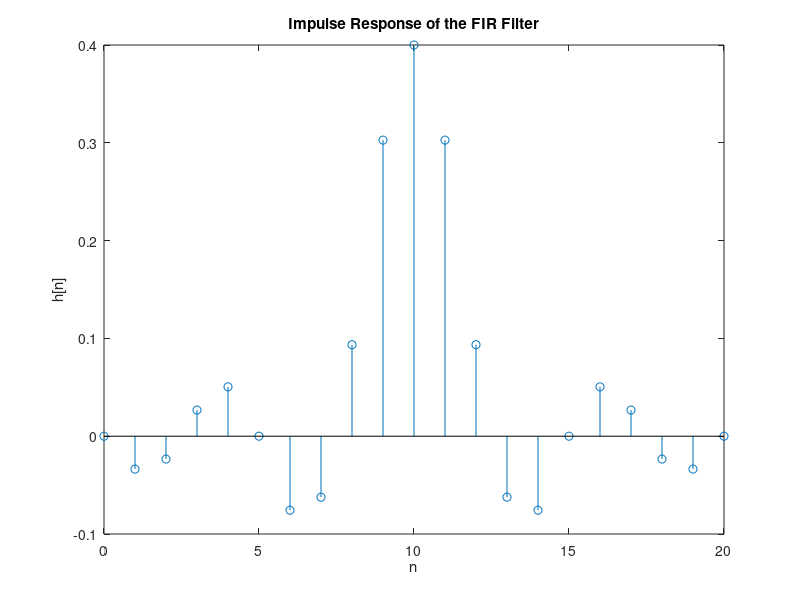
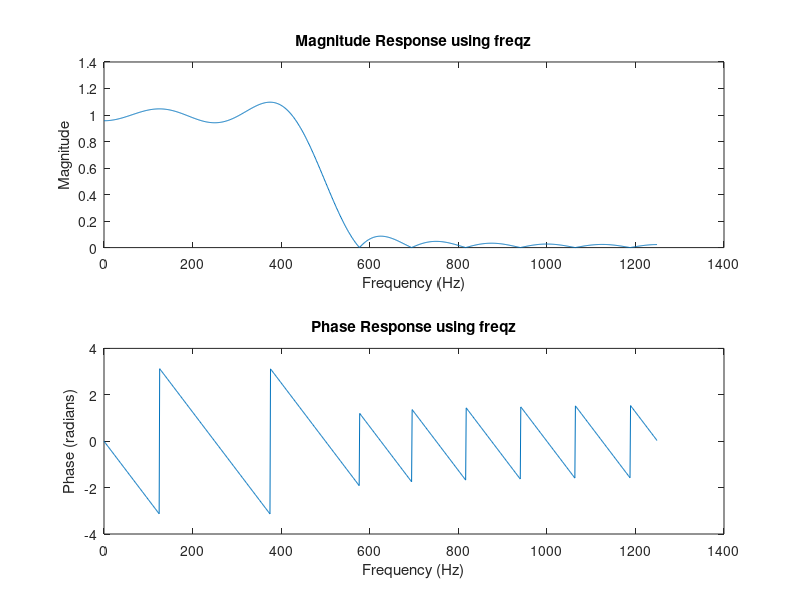
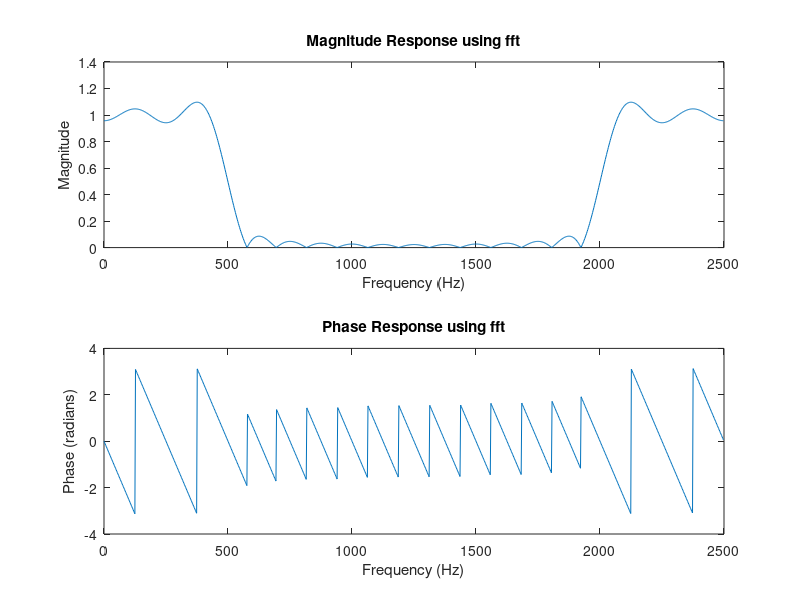

These figures' MATLAB source, in order:
% Filter specifications
fs = 2500; % Sampling frequency
fp = 500; % Passband frequency
N = 21; % Filter length

% Calculate the ideal low-pass filter (sinc function)
M = N - 1; % Filter order
wc = 2 * pi * fp / fs; % Cutoff frequency in radians
n = 0:M;
hd = (sin(wc * (n - M/2))) ./ (pi * (n - M/2));
hd(M/2 + 1) = wc / pi; % Handle the case where n = M/2

% Apply rectangular window
h = hd; % Since we are using rectangular window, h = hd

% Plot the impulse response
figure;
stem(n, h);
title('Impulse Response of the FIR Filter');
xlabel('n');
ylabel('h[n]');

% Using freqz to plot magnitude and phase response
% [H, f] = freqz(h, 1, 1024, fs); % Calculate frequency response
[H, w] = freqz(h, 1, 1024);
% Convert angular frequency to Hz for better comparison
f = w * fs / (2 * pi);


figure;
subplot(2,1,1);
plot(f, abs(H));
title('Magnitude Response using freqz');
xlabel('Frequency (Hz)');
ylabel('Magnitude');

subplot(2,1,2);
plot(f, angle(H));
title('Phase Response using freqz');
xlabel('Frequency (Hz)');
ylabel('Phase (radians)');

% Using fft to plot magnitude and phase response
H_fft = fft(h, 1024); % FFT of the filter coefficients
f_fft = (0:1023) * fs / 1024; % Frequency vector

figure;
subplot(2,1,1);
plot(f_fft, abs(H_fft));
title('Magnitude Response using fft');
xlabel('Frequency (Hz)');
ylabel('Magnitude');

subplot(2,1,2);
plot(f_fft, angle(H_fft));
title('Phase Response using fft');
xlabel('Frequency (Hz)');
ylabel('Phase (radians)');
